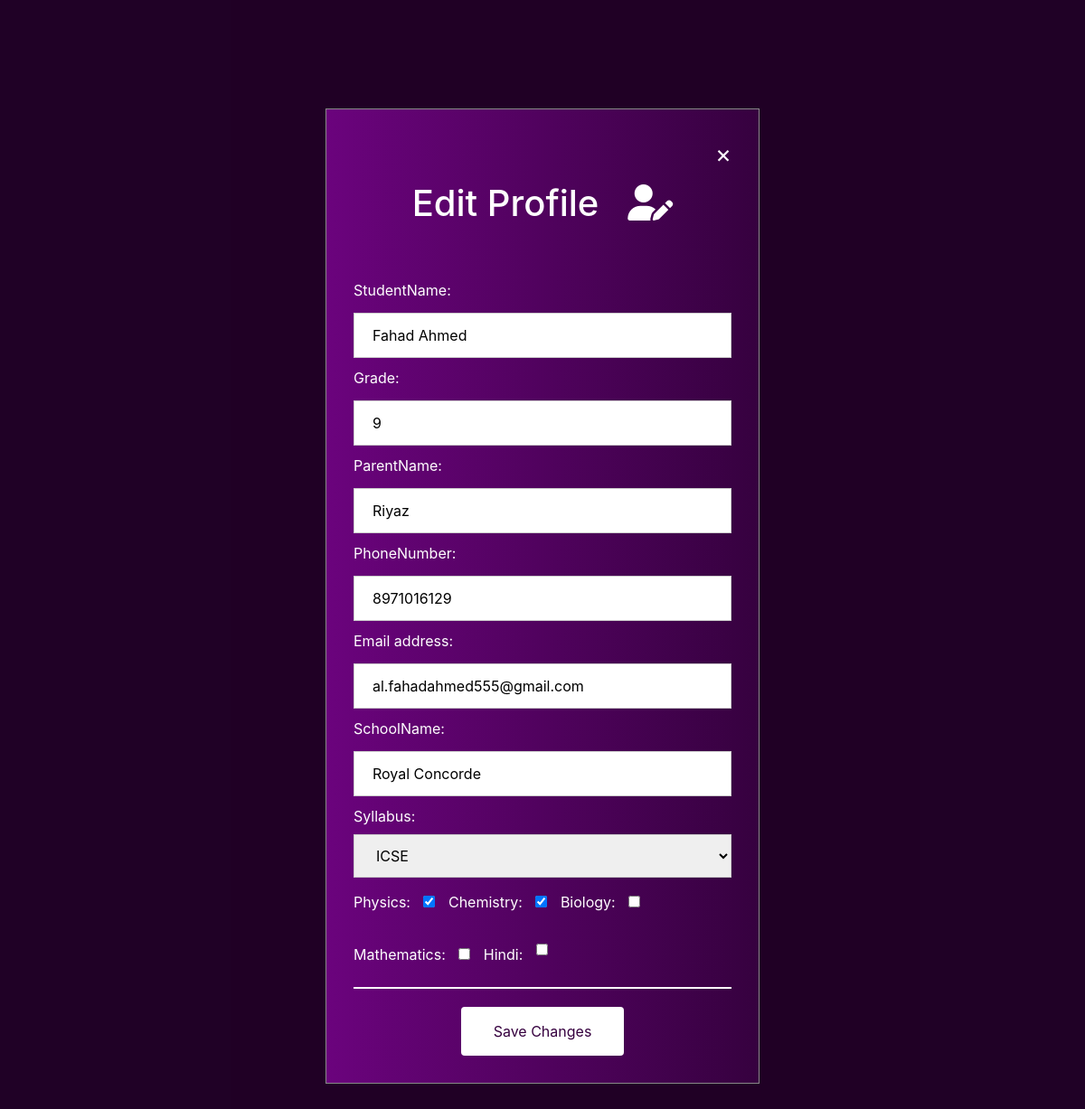
The page /edit-profile/ (signed in) on the database as committed earlier.
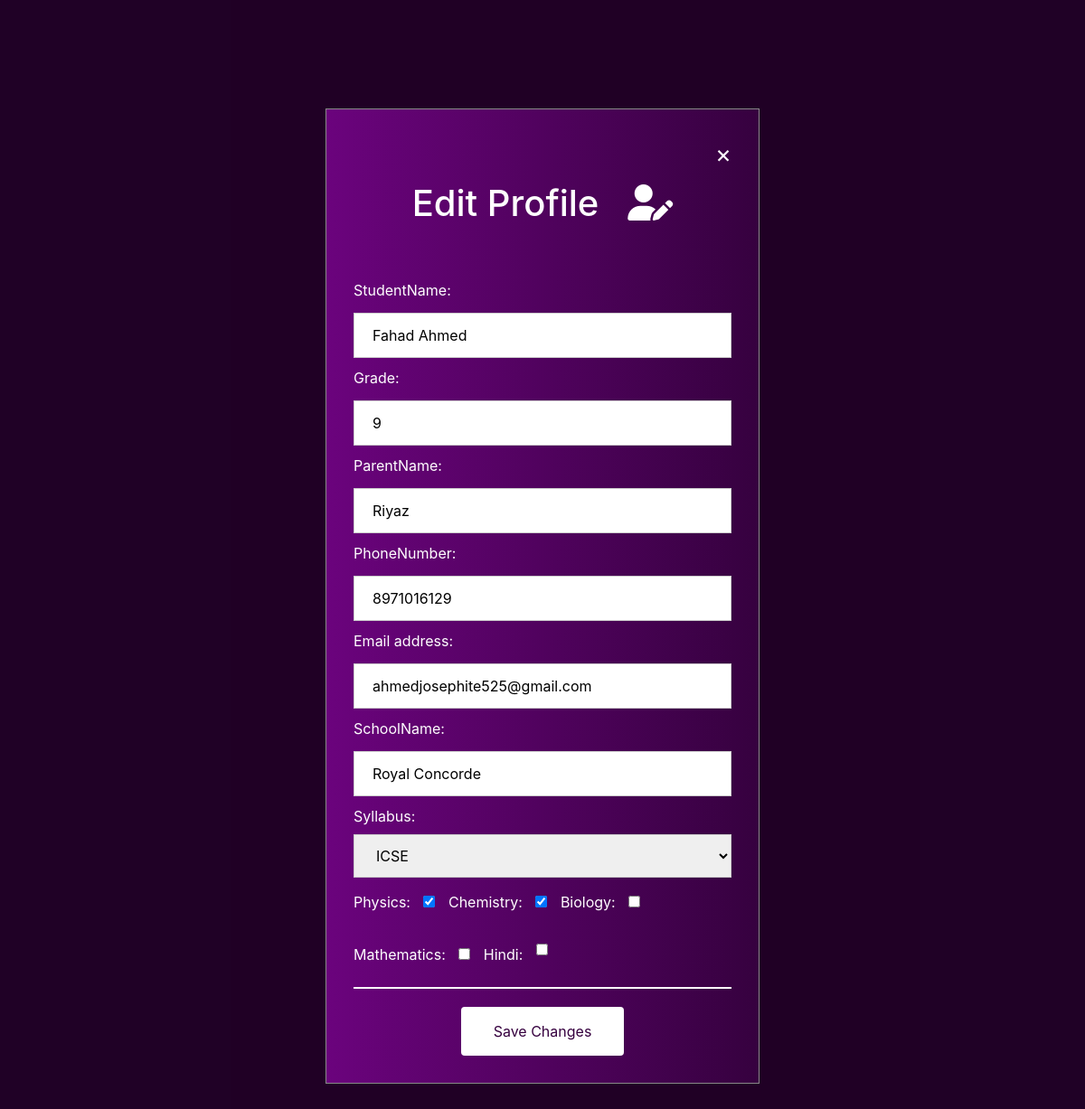
The same page on the database as committed later.
### users/models.py (models this page shows)
class CustomUser(AbstractUser):
    SYLLABUS_CHOICES = (
        ('IGCSE', 'IGCSE'),
        ('International Baccalaureate', 'International Baccalaureate'),
        ('ICSE', 'ICSE'),
        ('CBSE', 'CBSE')
    )
    studentName = models.CharField(max_length=50)
    grade = models.IntegerField()
    parentName = models.CharField(max_length=50)
    phoneNumber = models.IntegerField()
    schoolName = models.CharField(max_length=50)
    syllabus = models.CharField(choices=SYLLABUS_CHOICES, max_length=50)
    Physics = models.BooleanField(default=False)
    Chemistry = models.BooleanField(default=False)
    Biology = models.BooleanField(default=False)
    Mathematics = models.BooleanField(default=False)
    Hindi = models.BooleanField(default=False)

### users/views.py (the view)
# urls.py: path('edit-profile/', edit_profile, name='edit_profile'),
@login_required
def edit_profile(request):
    if request.method == 'POST':
        form = CustomUserChangeForm(request.POST, instance=request.user)
        if form.is_valid():
            form.save()
            return redirect('editconfirm')  # Redirect to profile page after update
    else:
        form = CustomUserChangeForm(instance=request.user)  # Prefill user data
    return render(request, 'registration/edit_profile.html', {'form': form})

### users/forms.py (shortened to what this page needs)
class CustomUserChangeForm(UserChangeForm):
    class Meta:
        model = CustomUser
        fields = (
            'studentName', 'grade', 'parentName', 'phoneNumber', 'email',
            'schoolName', 'syllabus', 'Physics', 'Chemistry', 'Biology',
            'Mathematics', 'Hindi'
        )
    def __init__(self, *args, **kwargs):
        super().__init__(*args, **kwargs)
        if 'password' in self.fields:
            del self.fields['password']

### templates/registration/edit_profile.html (shortened to what this page needs)
<!DOCTYPE html>
{% load static %}
<html lang="en">
<head>
    <link rel="stylesheet" href="{% static './static/css/base.css' %}">
    <link rel="stylesheet" href="{% static './static/css/homepage.css' %}">
    <link rel="stylesheet" href="https://cdn.jsdelivr.net/npm/bootstrap@4.1.3/dist/css/bootstrap.min.css"
>
</head>
<body style="background-color:#36013F;">
    <div id="id01" class="model">
        <form class="model-content animate" action="" method="post">
            <a href="{% url 'home' %}">
                <span onclick="document.getElementById('id01').style.display='none'" class="close1" title="Close Modal">
                    &times;
                </span>
            </a>
            <h1>Edit Profile &nbsp;&nbsp;<i class="fa-solid fa-user-edit"></i></h1>
            {{ form }}
            <div class="submit-button">
                <button type="submit" class="button-b" style="vertical-align:middle">
                    <span>Save Changes</span>
                </button>
            </div>
        </form>
    </div>
</body>
</html>

Rows that differ between the two databases and show on the page:
changed CustomUser "Fahad Ahmed": email "al.fahadahmed555@gmail.com" → "ahmedjosephite525@gmail.com"
